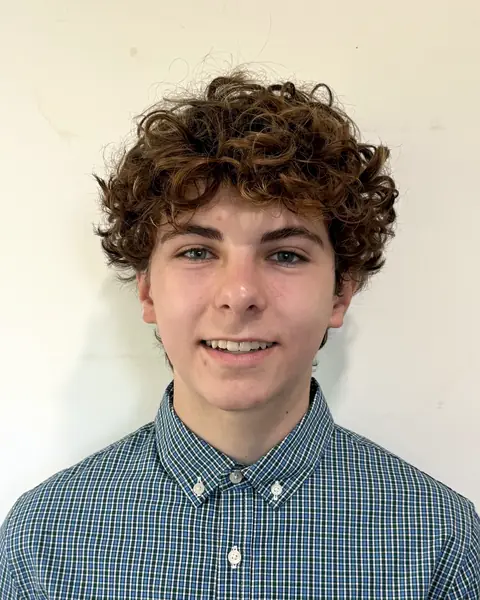
#> input picture images/julian-480.webp, 480 x 600 px, given in place of julian.jpg, which was not available
$ python photos.py
#> lines starting #> are read from the running program, lines starting #| are printed output that depends on the picture
#!/usr/bin/env python3
"""Crop, color-grade and export the site photos from images/originals/ (gitignored).
Run from the repo root: python3 tools/photos.py
"""
from PIL import Image, ImageOps, ImageEnhance, ImageDraw, ImageFont


def grade(im):
    im = ImageOps.autocontrast(im.convert("RGB"), cutoff=0.5)
    return ImageEnhance.Color(im).enhance(1.04)


def crop(im, ratio, fx=0.5, fy=0.5):
    """The largest crop at `ratio`, placed by focus point (0-1 on each axis)."""
    w, h = im.size
    if w / h > ratio:
        nw = round(h * ratio); x = round((w - nw) * fx); return im.crop((x, 0, x + nw, h))
    nh = round(w / ratio); y = round((h - nh) * fy); return im.crop((0, y, w, y + nh))


# Julian (4:5), from Caroline's "Photo of Julian" email, 2026-10-29.
im = grade(ImageOps.exif_transpose(Image.open("images/originals/julian.jpg")).crop((430, 600, 3830, 4850)))
#> in grade, `im = ImageOps.autocontrast(im.convert("RGB"), cutoff=0.5)`: im: PIL image 3400x4250 RGB; every value is 0
for w in (480, 680, 800):
    im.resize((w, round(w * 5 / 4)), Image.LANCZOS).save(f"images/julian-{w}.webp", quality=72, method=6)
print("wrote julian")

# Home hero banner: a man researching at three monitors late at night
# (Unsplash photo-1719400471588-575b23e27bd7). 3:2 on laptops, where it fills
# the right of the banner and fades into the page; 4:3 on phones. Graded
# neutral: the night colors stay as shot.
im = Image.open("images/originals/monitors.jpg").convert("RGB")
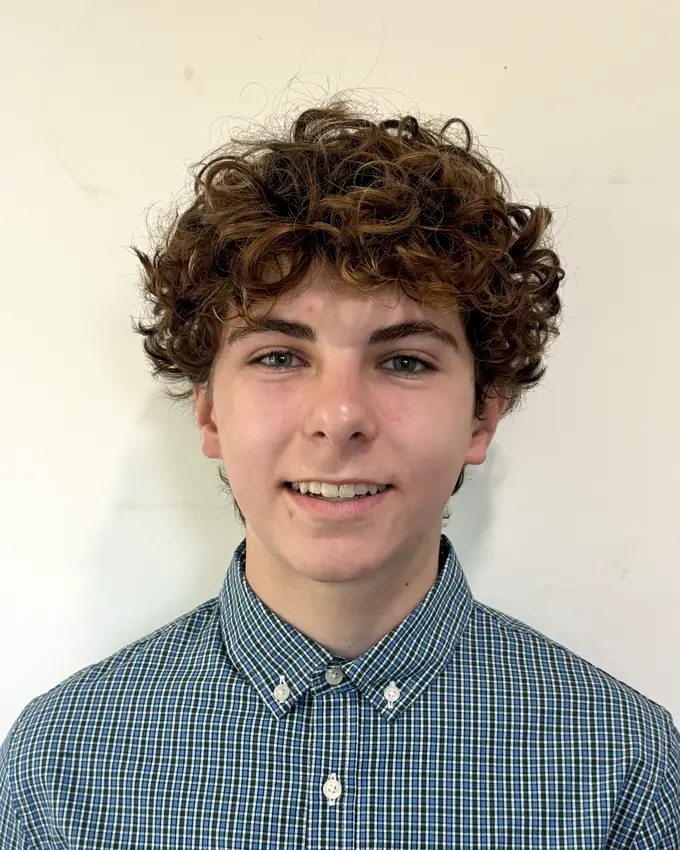
#> input picture images/julian-680.webp, 680 x 850 px, given in place of monitors.jpg, which was not available
#> im is the input picture: PIL image 680x850 RGB; mean R, G, B 169.9, 164.3, 154.1
im = ImageEnhance.Contrast(im).enhance(1.04)
wide = crop(im, 3 / 2, 0.5, 0.45)
#> in crop, `return im.crop((0, y, w, y + nh))`:
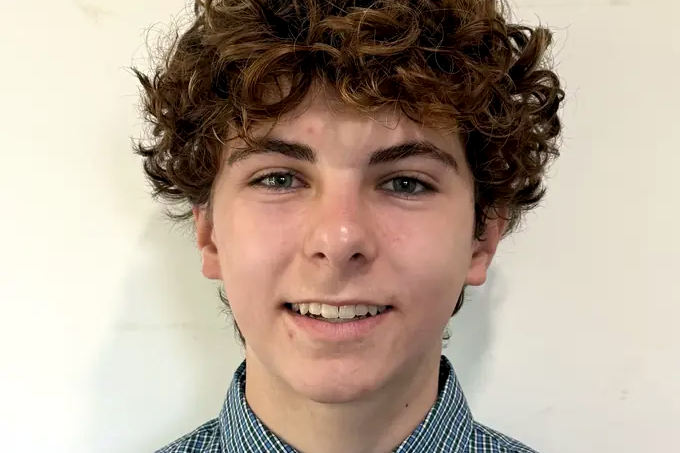
#> returned value: PIL image 680x453 RGB; mean R, G, B 180.4, 163.9, 148.8
for tw in (1000, 1500, 2000):
    wide.resize((tw, round(tw * 2 / 3)), Image.LANCZOS).save(f"images/hero-{tw}.webp", quality=74, method=6)
m = crop(im, 4 / 3)
#> call 2 of crop, with ratio = 1.33, fx = 0.5, fy = 0.5
#> in crop (call 2), `return im.crop((0, y, w, y + nh))`:
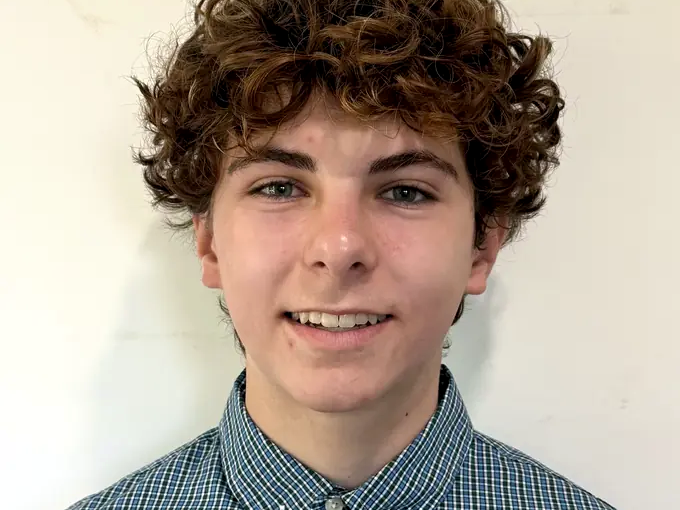
#> returned value: PIL image 680x510 RGB; mean R, G, B 175.9, 162.2, 148.9
for tw in (600, 900):
    m.resize((tw, round(tw * 3 / 4)), Image.LANCZOS).save(f"images/hero-m-{tw}.webp", quality=74, method=6)
print("wrote hero")

# Home banner: a smiling man reading his phone over coffee in his kitchen
# (Unsplash w6CqGUuD_q8). 2:1 for laptops, 4:3 for phones.
im = grade(Image.open("images/originals/w6CqGUuD_q8.jpg"))
w, h = im.size
#> w = 680; h = 850
wide = im.crop((0, round((h - w / 2) * 0.3), w, round((h - w / 2) * 0.3 + w / 2)))
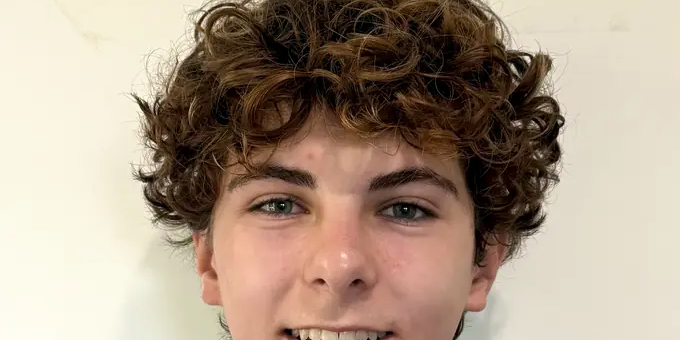
#> wide: PIL image 680x340 RGB; mean R, G, B 170.6, 152.2, 134.6
for tw in (1000, 1600, 2400):
    wide.resize((tw, tw // 2), Image.LANCZOS).save(f"images/banner-{tw}.webp", quality=72, method=6)
cw = round(h * 4 / 3)
#> cw = 1133
cx = round(w * 0.58 - cw / 2)
#> cx = -172
tall = im.crop((cx, 0, cx + cw, h))
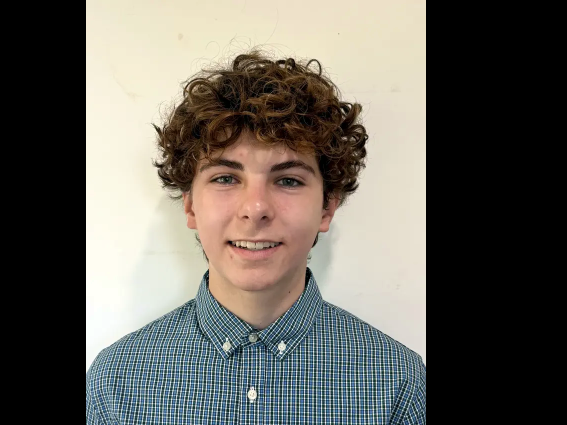
#> tall: PIL image 1133x850 RGB (shown at 1/2 size); mean R, G, B 101.8, 98.8, 92
for tw in (600, 900):
    tall.resize((tw, round(tw * 3 / 4)), Image.LANCZOS).save(f"images/banner-m-{tw}.webp", quality=72, method=6)
#> this loop made 2 passes
#> pass 1, `tall.resize((tw, round(tw * 3 / 4)), Image.LANCZOS).save(f"images/bann..`:
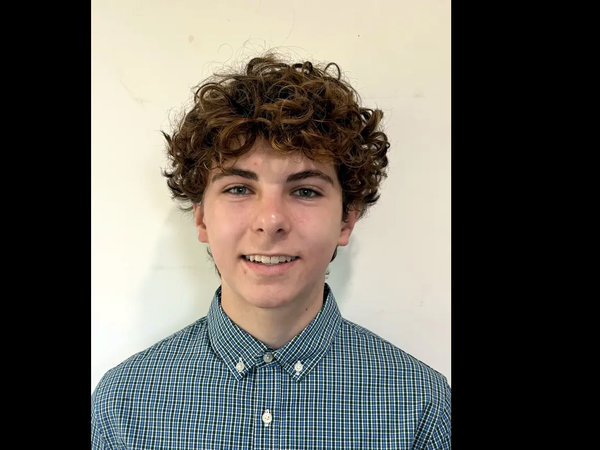
#> saved as banner-m-600.webp: PIL image 600x450 RGB; mean R, G, B 101.8, 98.9, 92
#> pass 2, `tall.resize((tw, round(tw * 3 / 4)), Image.LANCZOS).save(f"images/bann..`:
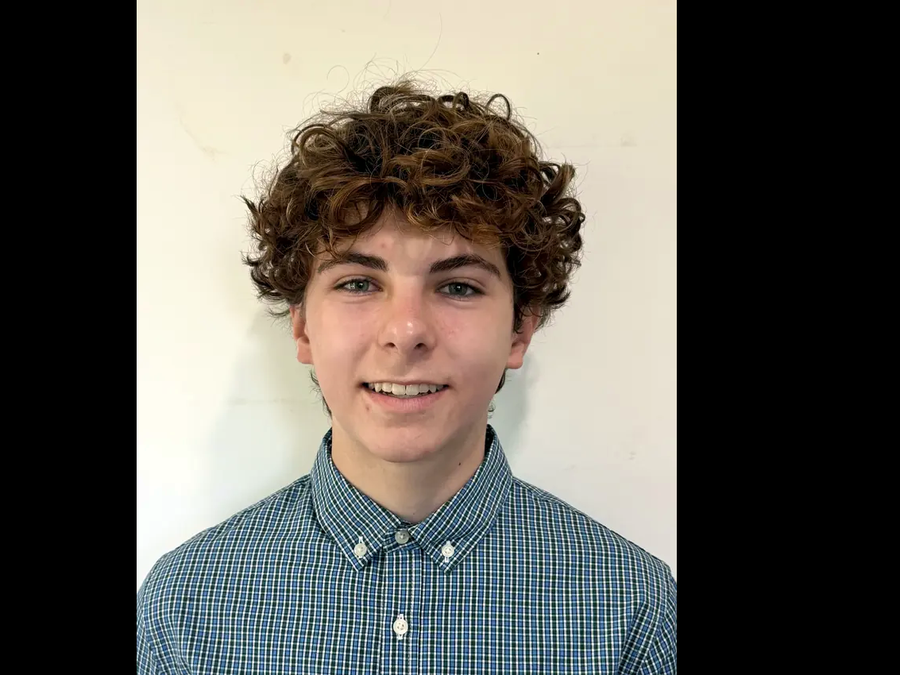
#> saved as banner-m-900.webp: PIL image 900x675 RGB; mean R, G, B 101.8, 98.8, 92
print("wrote banner")

# Stock, 4:3: laptop with a stock chart (Unsplash ztYmIQecyH4).
# The guide page uses a couple at a laptop (Unsplash bEQgcVTb1hQ).
for name, src, x in (("laptop", "ztYmIQecyH4", 177), ("couple", "bEQgcVTb1hQ", 560)):
#> (the run stopped early here; a loop or call above may not have finished)
